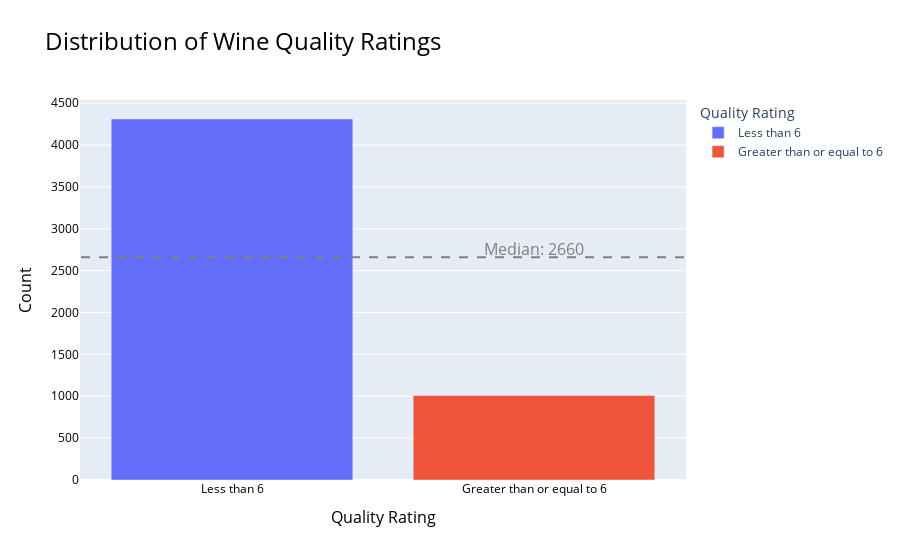

Notebook source saved alongside this figure:
### Code cell
import plotly.express as px

# count the number of data points in each class
class_counts = df["binary_quality"].value_counts()

# create a dataframe of the class counts
df_counts = pd.DataFrame({"Quality Rating": ["Less than 6", "Greater than or equal to 6"], "Count": class_counts})

# create a bar chart with hover information
fig = px.bar(df_counts, x="Quality Rating", y="Count", color="Quality Rating", hover_data=["Count"], 
             labels={"Quality Rating": "Quality Rating", "Count": "Count"}, title="Distribution of Wine Quality Ratings")

# set the font size and color of the title
fig.update_layout(title={"text": "Distribution of Wine Quality Ratings", "font": {"size": 24, "color": "black"}})

# set the font size and color of the x-axis and y-axis labels
fig.update_layout(xaxis={"title": {"font": {"size": 16, "color": "black"}}})
fig.update_layout(yaxis={"title": {"font": {"size": 16, "color": "black"}}})

# set the font size and color of the x-axis and y-axis tick labels
fig.update_layout(xaxis_tickfont_size=12, yaxis_tickfont_size=12, xaxis_tickfont_color="black", yaxis_tickfont_color="black")

# set the color of the hover label background and font
fig.update_traces(hoverlabel=dict(bgcolor="#ffffff", font=dict(size=14, color="black")))

# add a horizontal line to the chart at the midpoint of the y-axis
fig.add_shape(type="line", x0=-0.5, x1=1.5, y0=sum(class_counts)/2, y1=sum(class_counts)/2,
              line=dict(color="gray", width=2, dash="dash"))

# add a label to the horizontal line
fig.add_annotation(x=1, y=sum(class_counts)/2+100, text="Median: {:.0f}".format(sum(class_counts)/2),
                   showarrow=False, font=dict(size=16, color="gray"))

# show the plot
fig.show()

### Figure 1 — Plotly figure (JSON) as saved in the notebook; plotly's stock layout.template omitted (floating-point values rounded to 4 significant figures)
{"data": [{"alignmentgroup": "True", "hoverlabel": {"bgcolor": "#ffffff", "font": {"color": "black", "size": 14}}, "hovertemplate": "Quality Rating=%{x}<br>Count=%{y}<extra></extra>", "legendgroup": "Less than 6", "marker": {"color": "#636efa", "pattern": {"shape": ""}}, "name": "Less than 6", "offsetgroup": "Less than 6", "orientation": "v", "showlegend": true, "textposition": "auto", "type": "bar", "x": ["Less than 6"], "xaxis": "x", "y": [4311], "yaxis": "y"}, {"alignmentgroup": "True", "hoverlabel": {"bgcolor": "#ffffff", "font": {"color": "black", "size": 14}}, "hovertemplate": "Quality Rating=%{x}<br>Count=%{y}<extra></extra>", "legendgroup": "Greater than or equal to 6", "marker": {"color": "#EF553B", "pattern": {"shape": ""}}, "name": "Greater than or equal to 6", "offsetgroup": "Greater than or equal to 6", "orientation": "v", "showlegend": true, "textposition": "auto", "type": "bar", "x": ["Greater than or equal to 6"], "xaxis": "x", "y": [1009], "yaxis": "y"}], "layout": {"annotations": [{"font": {"color": "gray", "size": 16}, "showarrow": false, "text": "Median: 2660", "x": 1, "y": 2760}], "barmode": "relative", "legend": {"title": {"text": "Quality Rating"}, "tracegroupgap": 0}, "shapes": [{"line": {"color": "gray", "dash": "dash", "width": 2}, "type": "line", "x0": -0.5, "x1": 1.5, "y0": 2660, "y1": 2660}], "title": {"font": {"color": "black", "size": 24}, "text": "Distribution of Wine Quality Ratings"}, "xaxis": {"anchor": "y", "categoryarray": ["Less than 6", "Greater than or equal to 6"], "categoryorder": "array", "domain": [0, 1], "tickfont": {"color": "black", "size": 12}, "title": {"font": {"color": "black", "size": 16}, "text": "Quality Rating"}}, "yaxis": {"anchor": "x", "domain": [0, 1], "tickfont": {"color": "black", "size": 12}, "title": {"font": {"color": "black", "size": 16}, "text": "Count"}}}}
